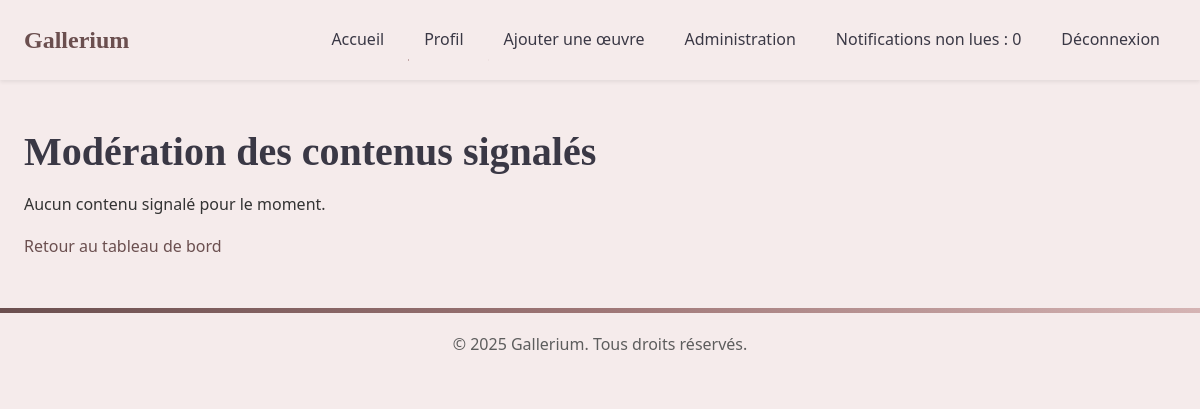
Before: /admin/moderation (signed in) with the older database file.
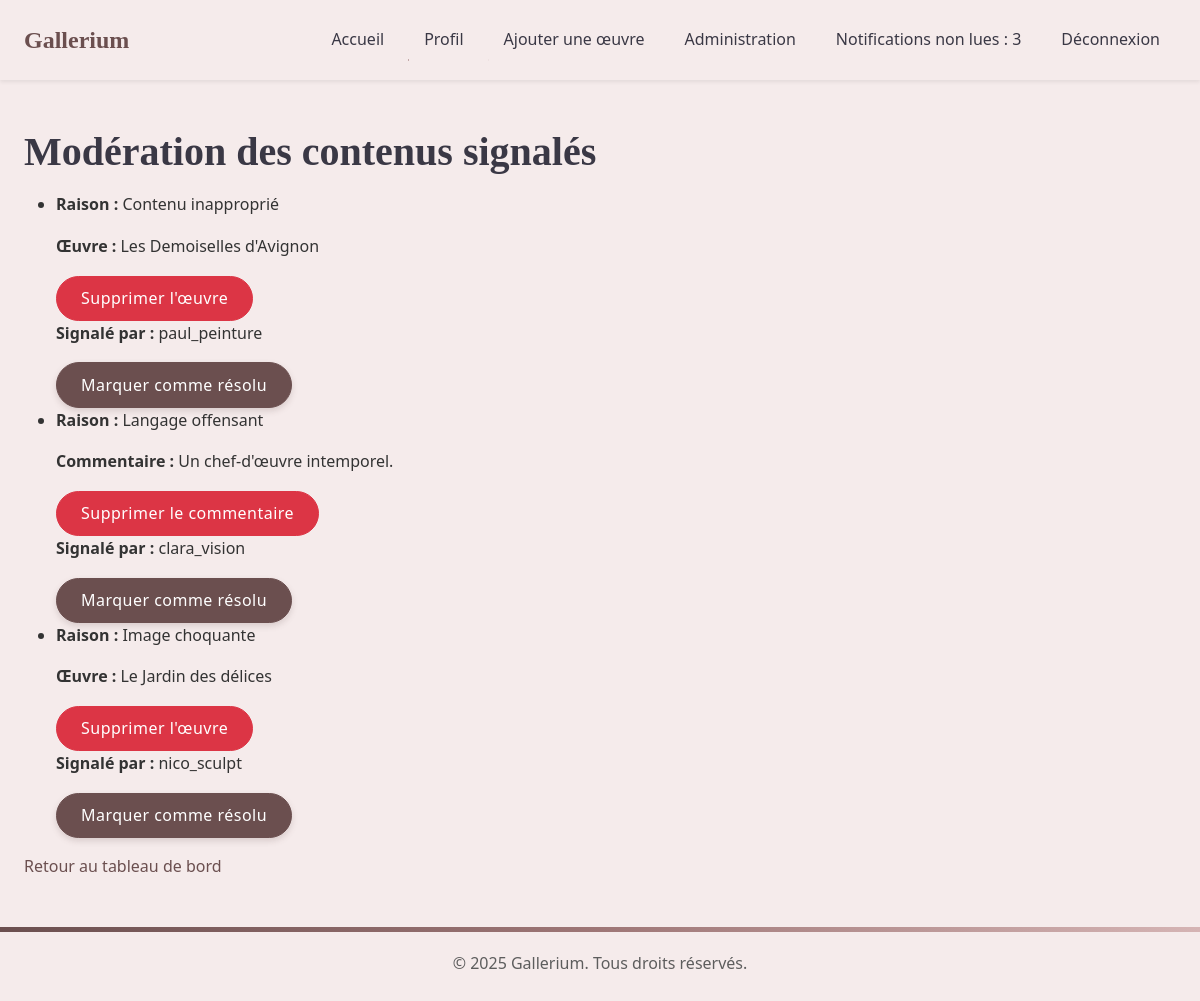
After: the same page with the newer database file.
### app/models.py (models this page shows)
class Report(db.Model):
    id = db.Column(db.Integer, primary_key=True)
    reason = db.Column(db.Text, nullable=False)
    artwork_id = db.Column(db.Integer, db.ForeignKey('artwork.id'), nullable=True)
    comment_id = db.Column(db.Integer, db.ForeignKey('comment.id'), nullable=True)
    user_id = db.Column(db.Integer, db.ForeignKey('user.id'), nullable=False)
    created_at = db.Column(db.DateTime, default=db.func.current_timestamp())
    resolved = db.Column(db.Boolean, default=False)
    user = db.relationship('User', backref=db.backref('reports', lazy=True))
    artwork = db.relationship('Artwork', backref=db.backref('reports', lazy=True))
    comment = db.relationship('Comment', backref=db.backref('reports', lazy=True))

class Artwork(db.Model):
    id = db.Column(db.Integer, primary_key=True)
    title = db.Column(db.String(128), nullable=False)
    description = db.Column(db.Text, nullable=False)
    image_path = db.Column(db.String(128), nullable=False)
    emotion_target = db.Column(db.String(64), nullable=False)
    emotion_detected = db.Column(db.String(64))  # Champ pour l'émotion détectée
    user_id = db.Column(db.Integer, db.ForeignKey('user.id'), nullable=False)
    created_at = db.Column(db.DateTime, default=datetime.utcnow, nullable=False)
    user = db.relationship('User', backref=db.backref('artworks', lazy=True))
    comments = db.relationship('Comment', backref='artwork', lazy=True)  # Nouvelle relation

class User(UserMixin, db.Model):
    id = db.Column(db.Integer, primary_key=True)
    username = db.Column(db.String(64), unique=True, nullable=False)
    email = db.Column(db.String(120), unique=True, nullable=False)
    password_hash = db.Column(db.String(128), nullable=False)
    bio = db.Column(db.Text)
    avatar = db.Column(db.String(128))
    is_admin = db.Column(db.Boolean, default=False)

class Comment(db.Model):
    id = db.Column(db.Integer, primary_key=True)
    content = db.Column(db.Text, nullable=False)
    artwork_id = db.Column(db.Integer, db.ForeignKey('artwork.id'), nullable=False)
    user_id = db.Column(db.Integer, db.ForeignKey('user.id'), nullable=False)
    user = db.relationship('User', backref=db.backref('comments', lazy=True))

### app/routes/admin.py (the view)
@bp.route('/moderation')
@login_required
@admin_required
def moderation():
    form = EmptyForm()
    reports = Report.query.filter_by(resolved=False).all()
    return render_template('admin/moderation.html', reports=reports, form=form)

### app/templates/admin/moderation.html (shortened to what this page needs)
{% extends "base.html" %}
{% block content %}
    <h1>Modération des contenus signalés</h1>
    {% if reports %}
        <ul>
            {% for report in reports %}
                <li>
                    <p><strong>Raison :</strong> {{ report.reason }}</p>
                    {% if report.artwork %}
                        <p><strong>Œuvre :</strong> {{ report.artwork.title }}</p>
                        <form method="POST" action="{{ url_for('admin.delete_artwork', artwork_id=report.artwork.id) }}">
                            <button type="submit" class="btn btn-danger">Supprimer l'œuvre</button>
                        </form>
                    {% elif report.comment %}
                        <p><strong>Commentaire :</strong> {{ report.comment.content }}</p>
                        <form method="POST" action="{{ url_for('admin.delete_comment', comment_id=report.comment.id) }}">
                            <button type="submit" class="btn btn-danger">Supprimer le commentaire</button>
                        </form>
                    {% endif %}
                    <p><strong>Signalé par :</strong> {{ report.user.username }}</p>
                    <form method="POST" action="{{ url_for('admin.resolve_report', report_id=report.id) }}">
                        <button type="submit" class="btn btn-primary">Marquer comme résolu</button>
                    </form>
                </li>
            {% endfor %}
        </ul>
    {% else %}
        <p>Aucun contenu signalé pour le moment.</p>
    {% endif %}
    <p><a href="{{ url_for('admin.dashboard') }}">Retour au tableau de bord</a></p>
{% endblock %}

Changed rows visible on the page:
added Report: reason "Contenu inapproprié", artwork "Les Demoiselles d'Avignon", user.username "paul_peinture"
added Report: reason "Langage offensant", comment.content "Un chef-d'œuvre intemporel.", user.username "clara_vision"
added Report: reason "Image choquante", artwork "Le Jardin des délices", user.username "nico_sculpt"
Other visible differences:
{{ unread_count }}: "0" → "3"
text no longer shown: "Aucun contenu signalé pour le moment."
